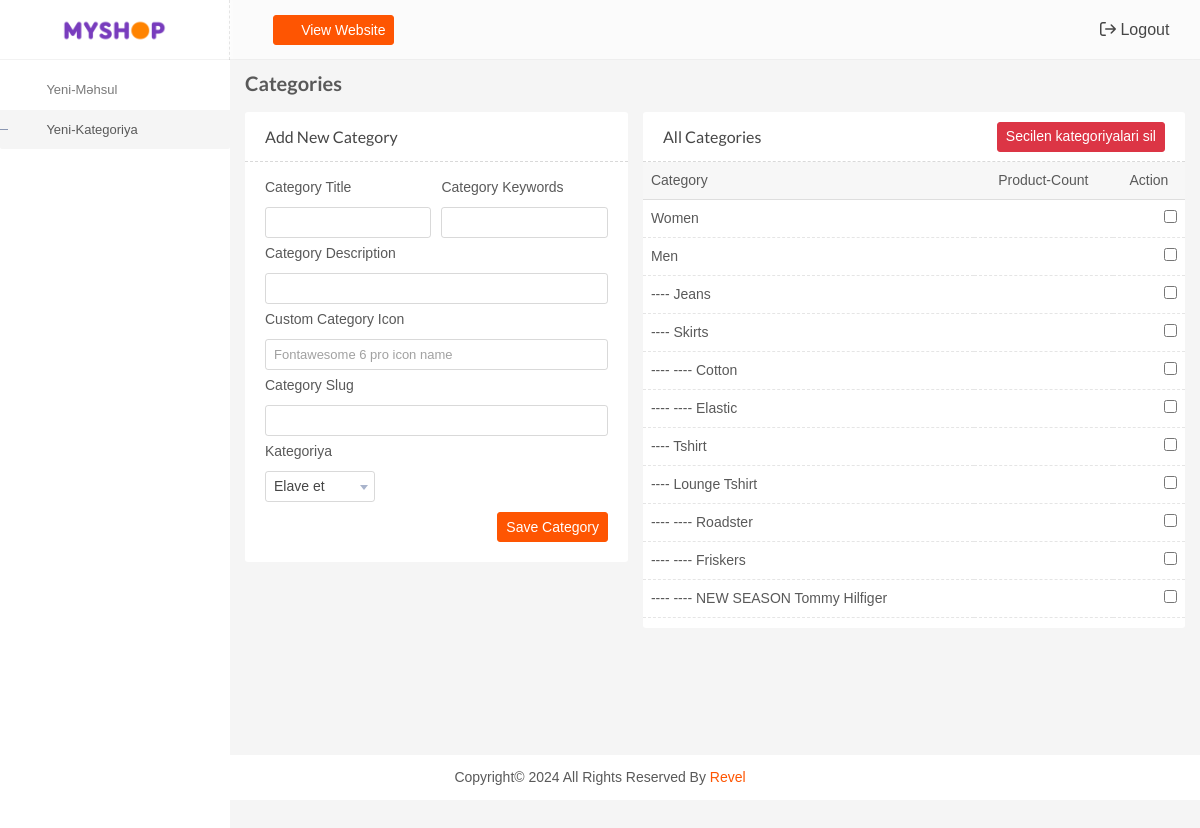
The page /category on the database its author committed.
### main/models.py (models this page shows, shortened)
class NewCategory(MPTTModel):
    title = models.CharField(max_length=355)
    category_keywords = models.CharField(max_length=355)
    category_description = models.TextField()
    icon = models.CharField(max_length=355)
    slug = models.SlugField(max_length=255)
    parent = TreeForeignKey('self', on_delete=models.CASCADE, null=True, blank=True, related_name='children')
    class MPTTMeta:
        order_insertion_by = ['title']

### main/views.py (the view)
# urls.py: path('category', views.category,name="category"),
def category(request):
    categories = NewCategory.objects.all()
    return render(request, 'dashboard/dashboard-category.html', {'categories': categories})

### main/templates/dashboard/dashboard-category.html (shortened to what this page needs)
{% extends 'dashboard/dashboardlayouts.html' %}
{% load static %}
{% block mainblock %}
    <div class="main-content">
        <div class="dashboard-breadcrumb mb-30">
            <h2>Categories</h2>
        </div>
        <div class="row g-4">
            <div class="col-xxl-4 col-md-5">
                <div class="panel">
                    <div class="panel-header">
                        <h5>Add New Category</h5>
                    </div>
                    <div class="panel-body">
                        <form action="{% url 'add_category' %}" method="post">
                            <div class="row g-3">
                                <div class="col-sm-6">
                                    <label class="form-label">Category Title</label>
                                    <input type="text" name="title" class="form-control form-control-sm" id="categoryTitle">
                                </div>
                                <div class="col-sm-6">
                                    <label class="form-label">Category Keywords</label>
                                    <input type="text" name="categoryType" class="form-control form-control-sm" id="categoryType">
                                </div>
                                <div class="col-12">
                                    <label class="form-label">Category Description</label>
                                    <input type="text" name="categoryType" class="form-control form-control-sm" id="categoryType">
                                </div>
                                <div class="col-12">
                                    <label class="form-label">Custom Category Icon</label>
                                    <input type="text" name="icon" class="form-control form-control-sm" placeholder="Fontawesome 6 pro icon name">
                                </div>
                                <div class="col-12">
                                    <label class="form-label">Category Slug</label>
                                    <input type="text" name="slug" class="form-control form-control-sm" id="categorySlug">
                                </div>
                                <div class="col-sm-6 " style="width: 100% !important;">
                                    <label class="form-label">Kategoriya</label>
                                </div>
                                <div class="col-12 d-flex justify-content-end">
                                    <div class="btn-box">
                                        <button class="btn btn-sm btn-primary">Save Category</button>
                                    </div>
                                </div>
                            </div>
                        </form>
                    </div>
                </div>
            </div>
            <div class="col-xxl-8 col-md-7">
                <div class="panel">
                <form action="{% url 'delete_selected_categories' %}" method="post">
                    <div class="panel-header">
                        <h5>All Categories</h5>
                        <button type="submit" class="btn btn-sm btn-danger">Secilen kategoriyalari sil</button>
                    </div>
                    <div class="table-responsive">
                        <table class="table">
                            <thead>
                              <tr>
                                <th scope="col">Category</th>
                                <th scope="col">Product-Count</th>
                                <th scope="col">Action</th>
                              </tr>
                            </thead>
                            <tbody>
                              {% for category in categories %}
                                <tr>
                                    <td>
                                        {% if category.parent %}
                                            {% for i in category.get_ancestors %}
                                                ----
                                            {% endfor %}
                                        {% endif %}
                                        {{ category.title }}
                                    </td>
                                    <td>{{ category.product_count }}</td>
                                    <td><input type="checkbox" name="selected_categories" value="{{ category.id }}"></td>
                                </tr>
                              {% endfor %}
                            </tbody>
                          </table>
                        </form>
                      </div>
                </div>
            </div>
        </div>
{% endblock %}

### static/dashboard/assets/css/orange-color.css (style rules this page uses)
input { border: 1px solid rgba(254, 85, 2, 0.2); }
.btn-primary { background: #fe5502; border: 1px solid #fe5502; }

### rows shown on the page
NewCategory: title "Women"
NewCategory: title "Men"
NewCategory: title "Jeans"
NewCategory: title "Skirts"
NewCategory: title "Cotton"
NewCategory: title "Elastic"
NewCategory: title "Tshirt"
NewCategory: title "Lounge Tshirt"
NewCategory: title "Roadster"
NewCategory: title "Friskers"
NewCategory: title "NEW SEASON Tommy Hilfiger"
